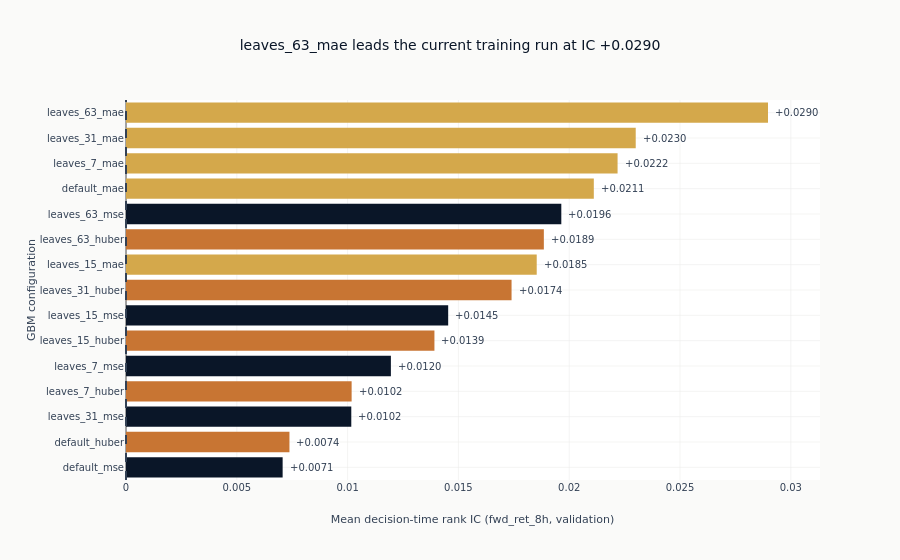

Source (notebook cell):
### Markdown cell above
### Content-matched results define the current non-linear benchmark

The chart ranks only predictions whose hash binds the corrected current feature
lineage and CUDA execution contract. A cached replay reads those physical
predictions without loading boosters, fitting models, or writing the registry.

### Code cell
_LOSS_COLORS = {
    "mse": style.COLORS["blue"],
    "mae": style.COLORS["amber"],
    "huber": style.COLORS["copper"],
}


def _loss_of(config_name: str) -> str:
    return next((loss for loss in _LOSS_COLORS if config_name.endswith(loss)), "mse")


if full_cov:
    ranked = sorted(full_cov, key=lambda row: row["best_ic"])
    names = [row["config_name"] for row in ranked]
    values = [row["best_ic"] for row in ranked]
    colors = [_LOSS_COLORS[_loss_of(name)] for name in names]
    figure = go.Figure(
        go.Bar(
            x=values,
            y=names,
            orientation="h",
            marker_color=colors,
            name="Cached current registry" if cached_mode else "Current training run",
        )
    )
    for name, value in zip(names, values, strict=True):
        figure.add_annotation(
            x=value if value >= 0 else 0.0,
            y=name,
            text=f"{value:+.4f}",
            showarrow=False,
            xanchor="left",
            xshift=5,
            font=dict(size=10, color=style.COLORS["neutral"]),
        )
    figure.add_vline(x=0.0, line=dict(color=style.COLORS["neutral"], dash="dash"))
    figure.update_layout(
        template="ml4t",
        title=f"{best['config_name']} leads the {mode.lower()} at IC {best['best_ic']:+.4f}",
        xaxis_title=f"Mean decision-time rank IC ({label_col}, validation)",
        yaxis_title="GBM configuration",
        height=560,
        margin=dict(l=125, r=80),
        legend=dict(orientation="h", yanchor="bottom", y=1.02, x=0),
    )
    figure.show()

### Figure 1 — Plotly figure (JSON) as saved in the notebook; plotly's stock layout.template omitted (floating-point values rounded to 4 significant figures)
{"data": [{"marker": {"color": ["#0a1628", "#C87533", "#0a1628", "#C87533", "#0a1628", "#C87533", "#0a1628", "#C87533", "#D4A84B", "#C87533", "#0a1628", "#D4A84B", "#D4A84B", "#D4A84B", "#D4A84B"]}, "name": "Current training run", "orientation": "h", "type": "bar", "x": [0.007068, 0.007376, 0.01017, 0.01018, 0.01195, 0.01392, 0.01454, 0.0174, 0.01853, 0.01885, 0.01964, 0.02111, 0.02218, 0.023, 0.02897], "y": ["default_mse", "default_huber", "leaves_31_mse", "leaves_7_huber", "leaves_7_mse", "leaves_15_huber", "leaves_15_mse", "leaves_31_huber", "leaves_15_mae", "leaves_63_huber", "leaves_63_mse", "default_mae", "leaves_7_mae", "leaves_31_mae", "leaves_63_mae"]}], "layout": {"annotations": [{"font": {"color": "#334155", "size": 10}, "showarrow": false, "text": "+0.0071", "x": 0.007068, "xanchor": "left", "xshift": 5, "y": "default_mse"}, {"font": {"color": "#334155", "size": 10}, "showarrow": false, "text": "+0.0074", "x": 0.007376, "xanchor": "left", "xshift": 5, "y": "default_huber"}, {"font": {"color": "#334155", "size": 10}, "showarrow": false, "text": "+0.0102", "x": 0.01017, "xanchor": "left", "xshift": 5, "y": "leaves_31_mse"}, {"font": {"color": "#334155", "size": 10}, "showarrow": false, "text": "+0.0102", "x": 0.01018, "xanchor": "left", "xshift": 5, "y": "leaves_7_huber"}, {"font": {"color": "#334155", "size": 10}, "showarrow": false, "text": "+0.0120", "x": 0.01195, "xanchor": "left", "xshift": 5, "y": "leaves_7_mse"}, {"font": {"color": "#334155", "size": 10}, "showarrow": false, "text": "+0.0139", "x": 0.01392, "xanchor": "left", "xshift": 5, "y": "leaves_15_huber"}, {"font": {"color": "#334155", "size": 10}, "showarrow": false, "text": "+0.0145", "x": 0.01454, "xanchor": "left", "xshift": 5, "y": "leaves_15_mse"}, {"font": {"color": "#334155", "size": 10}, "showarrow": false, "text": "+0.0174", "x": 0.0174, "xanchor": "left", "xshift": 5, "y": "leaves_31_huber"}, {"font": {"color": "#334155", "size": 10}, "showarrow": false, "text": "+0.0185", "x": 0.01853, "xanchor": "left", "xshift": 5, "y": "leaves_15_mae"}, {"font": {"color": "#334155", "size": 10}, "showarrow": false, "text": "+0.0189", "x": 0.01885, "xanchor": "left", "xshift": 5, "y": "leaves_63_huber"}, {"font": {"color": "#334155", "size": 10}, "showarrow": false, "text": "+0.0196", "x": 0.01964, "xanchor": "left", "xshift": 5, "y": "leaves_63_mse"}, {"font": {"color": "#334155", "size": 10}, "showarrow": false, "text": "+0.0211", "x": 0.02111, "xanchor": "left", "xshift": 5, "y": "default_mae"}, {"font": {"color": "#334155", "size": 10}, "showarrow": false, "text": "+0.0222", "x": 0.02218, "xanchor": "left", "xshift": 5, "y": "leaves_7_mae"}, {"font": {"color": "#334155", "size": 10}, "showarrow": false, "text": "+0.0230", "x": 0.023, "xanchor": "left", "xshift": 5, "y": "leaves_31_mae"}, {"font": {"color": "#334155", "size": 10}, "showarrow": false, "text": "+0.0290", "x": 0.02897, "xanchor": "left", "xshift": 5, "y": "leaves_63_mae"}], "height": 560, "legend": {"orientation": "h", "x": 0, "y": 1.02, "yanchor": "bottom"}, "margin": {"l": 125, "r": 80}, "shapes": [{"line": {"color": "#334155", "dash": "dash"}, "type": "line", "x0": 0.0, "x1": 0.0, "xref": "x", "y0": 0, "y1": 1, "yref": "y domain"}], "title": {"text": "leaves_63_mae leads the current training run at IC +0.0290"}, "xaxis": {"title": {"text": "Mean decision-time rank IC (fwd_ret_8h, validation)"}}, "yaxis": {"title": {"text": "GBM configuration"}}}}
